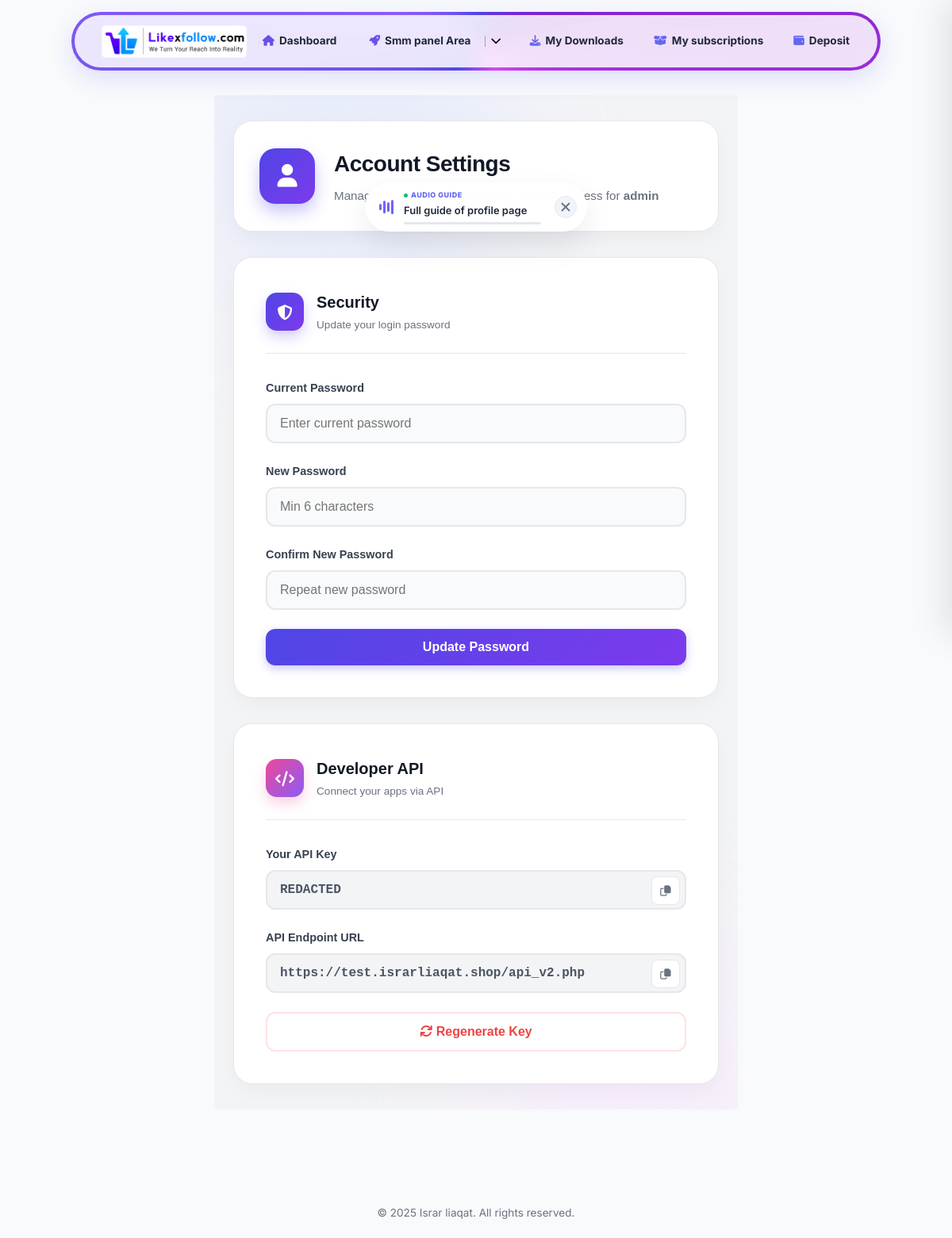
Screenshot of /user/profile.php (signed in) with the database file from the repository.
### tables this page shows
CREATE TABLE `navigation` (
  `id` int(11) NOT NULL AUTO_INCREMENT,
  `label` varchar(100) NOT NULL,
  `link` varchar(255) NOT NULL,
  `icon` varchar(255) DEFAULT NULL COMMENT 'Emoji, FontAwesome Class, or Image Path',
  `placement` enum('main','more') NOT NULL DEFAULT 'main',
  `sort_order` int(11) NOT NULL DEFAULT 0,
  `is_active` tinyint(1) NOT NULL DEFAULT 1,
  `parent_id` int(11) NOT NULL DEFAULT 0,
  `icon_color` varchar(20) DEFAULT NULL,
  PRIMARY KEY (`id`)
);

CREATE TABLE `users` (
  `id` int(11) NOT NULL AUTO_INCREMENT,
  `email` varchar(255) NOT NULL,
  `password_hash` varchar(255) NOT NULL,
  `google_id` varchar(255) DEFAULT NULL,
  `balance` decimal(10,2) NOT NULL DEFAULT 0.00,
  `last_spin_time` datetime DEFAULT NULL,
  `api_key` varchar(64) DEFAULT NULL,
  `is_admin` tinyint(1) NOT NULL DEFAULT 0,
  `created_at` timestamp NOT NULL DEFAULT current_timestamp(),
  `name` varchar(255) DEFAULT NULL,
  `phone` varchar(50) DEFAULT NULL,
  `password` varchar(255) DEFAULT NULL,
  `password_reset_token` varchar(64) DEFAULT NULL,
  `reset_token_expires_at` datetime DEFAULT NULL,
  `status` enum('active','banned') NOT NULL DEFAULT 'active',
  `is_verified` tinyint(1) DEFAULT 0,
  `verification_token` varchar(255) DEFAULT NULL,
  `remember_token` varchar(64) DEFAULT NULL,
  `otp_code` varchar(6) DEFAULT NULL,
  `otp_expiry` datetime DEFAULT NULL,
  `custom_rate` decimal(5,2) NOT NULL DEFAULT 0.00,
  `admin_note` text DEFAULT NULL,
  `last_login` datetime DEFAULT NULL,
  `last_ip` varchar(50) DEFAULT NULL,
  `is_verified_badge` tinyint(1) DEFAULT 0,
  `permissions` text DEFAULT NULL,
  `role` enum('user','admin','staff') NOT NULL DEFAULT 'user',
  `one_signal_id` varchar(255) DEFAULT NULL,
  `voice_access` tinyint(1) DEFAULT 0,
  PRIMARY KEY (`id`),
  UNIQUE KEY `email` (`email`),
  UNIQUE KEY `api_key_unique` (`api_key`)
);

CREATE TABLE `page_audios` (
  `id` int(11) NOT NULL AUTO_INCREMENT,
  `page_key` varchar(100) NOT NULL,
  `audio_file` varchar(255) NOT NULL,
  `description` varchar(255) DEFAULT NULL,
  `is_active` tinyint(1) DEFAULT 1,
  `created_at` timestamp NOT NULL DEFAULT current_timestamp(),
  PRIMARY KEY (`id`),
  UNIQUE KEY `page_key` (`page_key`)
);

### includes/helpers.php (called while the page is built, shortened)
<?php
function sanitize($data) {
    return htmlspecialchars(trim($data), ENT_QUOTES, 'UTF-8');
}
?>

### user/profile.php (the view, shortened to what this page needs)
<?php
include '_header.php';
$user_id = $_SESSION['user_id'];
$stmt_user = $db->prepare("SELECT email, api_key FROM users WHERE id = ?");
$stmt_user->execute([$user_id]);
$user = $stmt_user->fetch();
?>
<div class="profile-page">
    <div class="profile-container">
        <div class="profile-header">
            <div class="avatar-box">
                <i class="fa-solid fa-user"></i>
            </div>
            <div class="user-info">
                <h1>Account Settings</h1>
                <p>Manage your security preferences and API access for <strong><?php echo htmlspecialchars($user['email']); ?></strong></p>
            </div>
        </div>
        <div class="settings-grid">
            <div class="setting-card">
                <div class="card-top">
                    <div class="card-icon icon-security">
                        <i class="fa-solid fa-shield-halved"></i>
                    </div>
                    <div class="card-title">
                        <h3>Security</h3>
                        <span>Update your login password</span>
                    </div>
                </div>
                <form method="POST">
                    <div class="form-group">
                        <label class="form-label">Current Password</label>
                        <input type="password" name="current_password" class="form-input" placeholder="Enter current password" required>
                    </div>
                    <div class="form-group">
                        <label class="form-label">New Password</label>
                        <input type="password" name="new_password" class="form-input" placeholder="Min 6 characters" required>
                    </div>
                    <div class="form-group">
                        <label class="form-label">Confirm New Password</label>
                        <input type="password" name="confirm_password" class="form-input" placeholder="Repeat new password" required>
                    </div>
                    <button type="submit" class="btn-save">Update Password</button>
                </form>
            </div>
            <div class="setting-card">
                <div class="card-top">
                    <div class="card-icon icon-api">
                        <i class="fa-solid fa-code"></i>
                    </div>
                    <div class="card-title">
                        <h3>Developer API</h3>
                        <span>Connect your apps via API</span>
                    </div>
                </div>
                <div class="form-group">
                    <label class="form-label">Your API Key</label>
                    <div class="copy-group">
                        <input type="text" id="apiKey" class="form-input" value="<?php echo $user['api_key'] ? $user['api_key'] : 'Not Generated'; ?>" readonly>
                        <button type="button" class="btn-copy" onclick="copyToClipboard('apiKey')" title="Copy Key">
                            <i class="fa-regular fa-copy"></i>
                        </button>
                    </div>
                </div>
                <div class="form-group">
                    <label class="form-label">API Endpoint URL</label>
                    <div class="copy-group">
                        <input type="text" id="apiUrl" class="form-input" value="<?php echo SITE_URL; ?>/api_v2.php" readonly>
                        <button type="button" class="btn-copy" onclick="copyToClipboard('apiUrl')" title="Copy URL">
                            <i class="fa-regular fa-copy"></i>
                        </button>
                    </div>
                </div>
                <form method="POST" onsubmit="return confirm('Generating a new key will stop the old one from working. Are you sure?');">
                    <button type="submit" class="btn-save btn-danger">
                        <i class="fa-solid fa-arrows-rotate"></i>
                        <?php echo $user['api_key'] ? 'Regenerate Key' : 'Generate New Key'; ?>
                    </button>
                </form>
            </div>
        </div>
    </div>
</div>
<?php include '_footer.php'; ?>

### user/_nav.php (shortened to what this page needs)
<?php
$current_page = basename($_SERVER['PHP_SELF']);
function isActive($link, $current) {
    return (strpos($link, $current) !== false) ? 'active' : '';
}
$menu_items = [];
try {
    $raw_menus = $db->query("SELECT * FROM navigation WHERE is_active=1 ORDER BY sort_order ASC")->fetchAll(PDO::FETCH_ASSOC);
    $by_id = [];
    foreach ($raw_menus as $m) {
        $m['children'] = [];
        $by_id[$m['id']] = $m;
    }
    foreach ($by_id as $id => $m) {
        if ($m['parent_id'] == 0) {
            $menu_items[$id] = &$by_id[$id];
        } else {
            if (isset($by_id[$m['parent_id']])) {
                $by_id[$m['parent_id']]['children'][] = &$by_id[$id];
            } else {
                $menu_items[$id] = &$by_id[$id];
            }
        }
    }
} catch (Exception $e) {}
function renderNavIcon($icon, $color) {
    $c = !empty($color) ? $color : '#374151';
    return "<i class='$icon' style='color: $c; margin-right: 6px; font-size: 1em;'></i>";
}
?>
<link rel="stylesheet" href="https://cdnjs.cloudflare.com/ajax/libs/font-awesome/6.4.0/css/all.min.css">
<div class="nav-spacer"></div>
<nav class="neo-capsule">
    <div class="purple-spin-bg"></div>
    <div class="nav-inner">
        <a href="index.php" class="logo-area">
            <?php if (!empty($GLOBALS['settings']['site_logo'])): ?>
                <img src="../assets/img/<?php echo sanitize($GLOBALS['settings']['site_logo']); ?>" alt="Logo">
            <?php else: ?>
                <div class="logo-text">⚡ <?php echo sanitize($GLOBALS['settings']['site_name'] ?? 'SUBHUB'); ?></div>
            <?php endif; ?>
        </a>
        <div class="desk-menu">
            <?php foreach($menu_items as $item): ?>
                <?php if (empty($item['children'])): ?>
                    <a href="<?= $item['link'] ?>" class="pill-link single <?= isActive($item['link'], $current_page) ?>">
                        <?= renderNavIcon($item['icon'], $item['icon_color']) ?>
                        <span><?= $item['label'] ?></span>
                    </a>
                <?php else: ?>
                    <div class="pill-group <?= isActive($item['link'], $current_page) ? 'active-group' : '' ?>">
                        <a href="<?= $item['link'] ?>" class="pill-link group-main">
                            <?= renderNavIcon($item['icon'], $item['icon_color']) ?>
                            <span><?= $item['label'] ?></span>
                        </a>
                        <button class="pill-trigger" onclick="toggleDesktopDrop('drop-<?= $item['id'] ?>', event)">
                            <i class="fas fa-chevron-down"></i>
                        </button>
                    </div>
                <?php endif; ?>
            <?php endforeach; ?>
        </div>
    </div>
</nav>

### user/_footer.php (shortened to what this page needs)
<?php
$current_page_file = basename($_SERVER['PHP_SELF']);
$audio_guide = null;
try {
    $stmt_audio = $db->prepare("SELECT * FROM page_audios WHERE page_key = ? AND is_active = 1");
    $stmt_audio->execute([$current_page_file]);
    $audio_guide = $stmt_audio->fetch(PDO::FETCH_ASSOC);
} catch (Exception $e) { }
?>
<div style="height: 100px;"></div>
<link rel="stylesheet" href="https://cdn.jsdelivr.net/npm/driver.js@1.0.1/dist/driver.css"/>
<footer style="text-align:center; padding:20px; color:var(--text-muted, #94a3b8); font-size:0.85rem; margin-top:auto;">
    &copy; <?= date('Y') ?> <?= sanitize($GLOBALS['settings']['site_name'] ?? 'SubHub') ?>. All rights reserved.
</footer>
<?php if (isset($audio_guide) && $audio_guide): ?>
<div class="audio-island-ai" id="aiPopup">
    <div class="ai-visualizer">
        <div class="ai-bar"></div>
        <div class="ai-bar"></div>
        <div class="ai-bar"></div>
        <div class="ai-bar"></div>
    </div>
    <div class="ai-content">
        <div class="ai-label">
            <span style="width:5px; height:5px; background:#10b981; border-radius:50%; display:inline-block;"></span>
            AUDIO GUIDE
        </div>
        <div class="ai-title">
            <?= !empty($audio_guide['description']) ? htmlspecialchars($audio_guide['description']) : 'Playing Instruction...' ?>
        </div>
        <div class="ai-progress-container">
        </div>
    </div>
    <button class="ai-close-btn" onclick="closeAiPopup()">
        <svg xmlns="http://www.w3.org/2000/svg" width="18" height="18" viewBox="0 0 24 24" fill="none" stroke="currentColor" stroke-width="2.5" stroke-linecap="round" stroke-linejoin="round">
            <line x1="18" y1="6" x2="6" y2="18"></line>
            <line x1="6" y1="6" x2="18" y2="18"></line>
        </svg>
    </button>
</div>
<?php endif; ?>
</body>
</html>

### user/_nav.php (style rules this page uses)
:root { --nav-h: 74px; --radius: 50px; --primary: #4f46e5; --text-main: #111827; }
.nav-spacer { height: 110px; }
body { font-family: 'Inter', sans-serif; }
.neo-capsule { position: fixed; top: 15px; left: 50%; transform: translateX(-50%); width: 85%; max-width: 1200px; height: var(--nav-h); border-radius: var(--radius); z-index: 9999; padding: 4px; box-shadow: 0 10px 30px rgba(79, 70, 229, 0.15); overflow: hidden; }
.purple-spin-bg { position: absolute; top: -50%; left: -50%; width: 200%; height: 200%; background: conic-gradient( from 0deg, #4f46e5, #7e22ce, #d946ef, #4f46e5, #8b5cf6, #4f46e5 ); animation: crazySpin 3s linear infinite; z-index: 0; }
.nav-inner { position: relative; width: 100%; height: 100%; background: rgba(255, 255, 255, 0.85); backdrop-filter: blur(8px); -webkit-backdrop-filter: blur(8px); border-radius: 44px; display: flex; align-items: center; justify-content: space-between; padding: 0 15px 0 28px; z-index: 1; }
.logo-area { flex-shrink: 0; display: flex; align-items: center; max-width: 40%; }
.logo-area img { height: 48px; width: auto; object-fit: contain; transition: transform 0.3s; }
.desk-menu { display: flex; align-items: center; gap: 8px; height: 100%; }
.pill-link { text-decoration: none; color: #1f2937; font-size: 0.85rem; font-weight: 700; padding: 7px 14px; border-radius: 50px; display: flex; align-items: center; white-space: nowrap; transition: all 0.3s cubic-bezier(0.175, 0.885, 0.32, 1.275); border: 1px solid transparent; }
.pill-group { display: flex; align-items: center; background: transparent; border-radius: 50px; padding: 2px; transition: all 0.3s cubic-bezier(0.175, 0.885, 0.32, 1.275); border: 1px solid transparent; }
.pill-trigger { background: transparent; border: none; cursor: pointer; padding: 7px 10px 7px 5px; border-radius: 0 30px 30px 0; display: flex; align-items: center; }

### user/_footer.php (style rules this page uses)
.audio-island-ai { position: fixed; top: 110px; left: 50%; transform: translateX(-50%) translateY(-20px); opacity: 0; display: none; background: rgba(255, 255, 255, 0.95); backdrop-filter: blur(20px); -webkit-backdrop-filter: blur(20px); padding: 8px 12px 8px 16px; border-radius: 50px; align-items: center; gap: 12px; width: auto; min-width: 280px; max-width: 90vw; border: 1px solid rgba(255, 255, 255, 1); box-shadow: 0 15px 40px rgba(0, 0, 0, 0.08), 0 2px 5px rgba(0, 0, 0, 0.02); z-index: 2147483647 !important; transition: all 0.5s cubic-bezier(0.2, 0.8, 0.2, 1); }
.ai-visualizer { display: flex; align-items: center; justify-content: center; gap: 2px; height: 20px; min-width: 20px; }
.ai-bar { width: 3px; background: linear-gradient(to top, #6366f1, #8b5cf6); border-radius: 2px; animation: equalizer 0.8s ease-in-out infinite; }
.ai-bar:nth-child(1) { height: 8px; animation-delay: 0.0s; }
.ai-bar:nth-child(2) { height: 16px; animation-delay: 0.1s; }
.ai-bar:nth-child(3) { height: 12px; animation-delay: 0.2s; }
.ai-bar:nth-child(4) { height: 18px; animation-delay: 0.3s; }
.ai-content { flex: 1; display: flex; flex-direction: column; justify-content: center; margin-right: 5px; overflow: hidden; }
.ai-label { font-size: 9px; font-weight: 800; letter-spacing: 0.5px; text-transform: uppercase; color: #6366f1; margin-bottom: 2px; display: flex; align-items: center; gap: 4px; }
.ai-title { font-size: 13px; font-weight: 600; color: #1e293b; white-space: nowrap; overflow: hidden; text-overflow: ellipsis; max-width: 180px; }
.ai-progress-container { width: 100%; height: 3px; background: #e2e8f0; border-radius: 10px; margin-top: 4px; overflow: hidden; }
.ai-close-btn { width: 28px; height: 28px; border-radius: 50%; background: #f1f5f9; border: 1px solid #e2e8f0; display: flex; align-items: center; justify-content: center; cursor: pointer; transition: all 0.2s ease; color: #64748b; flex-shrink: 0; }

### rows the page displays
navigation: label "Dashboard"
navigation: label "Smm panel Area"
navigation: label "My Downloads"
navigation: label "My subscriptions"
navigation: label "Deposit"
users: email "admin", api_key "REDACTED"
page_audios: description "Full guide of profile page"

### other values shown
$GLOBALS['settings']['site_name'] "Israr liaqat"
